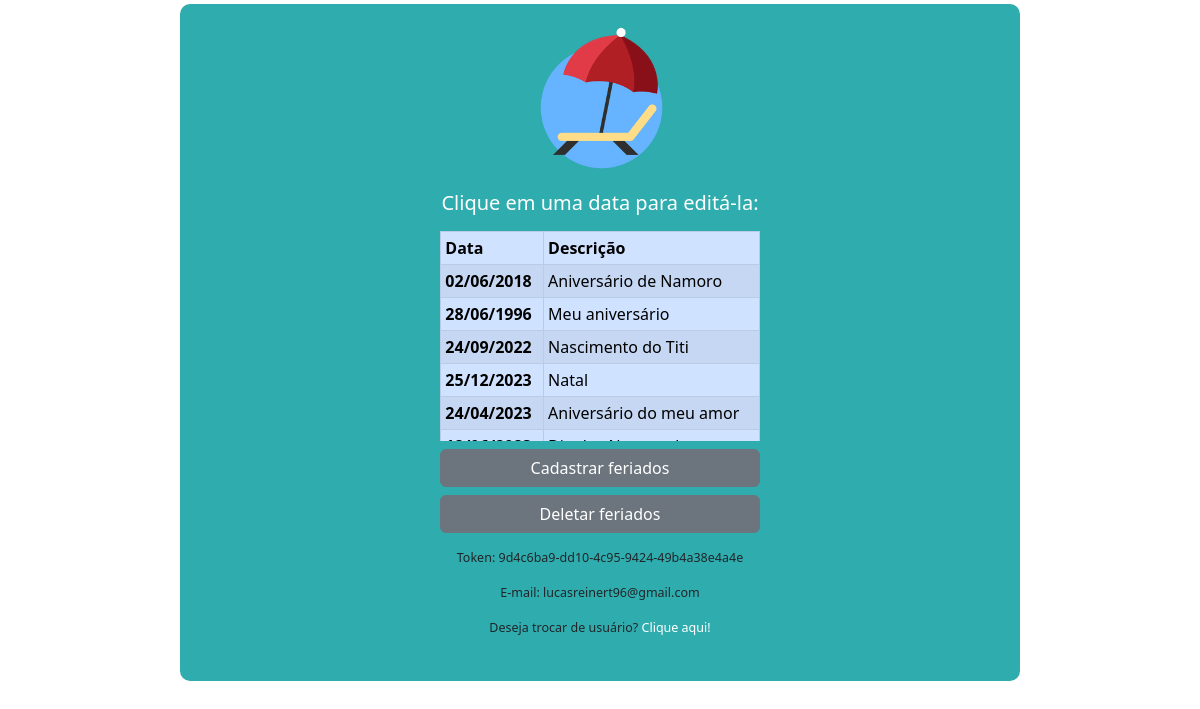
Page /users/ (signed in) on the earlier database version.
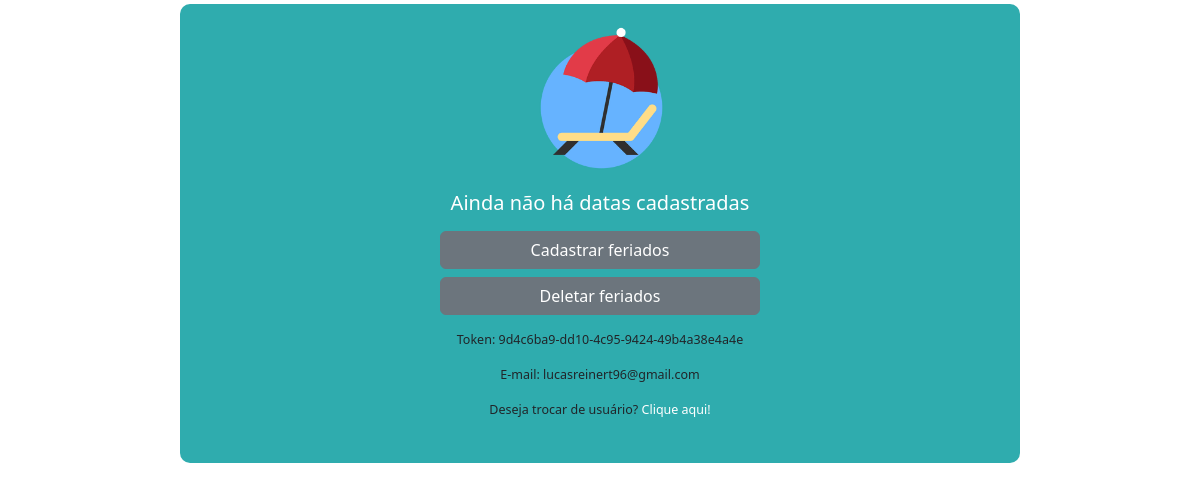
Same page on the later database version.
### datas/models.py (models this page shows, shortened)
class Feriados(models.Model):
    usuario = models.ForeignKey(CustomUser, on_delete=models.CASCADE)
    data = models.DateField()
    description = models.CharField(max_length=200, default='Não especificado')
    class Meta:
        db_table = 'tb_feriados'

### users/views.py (the view)
# urls.py: path('', views.index, name='index'),
def index(request):
    if request.user.is_authenticated:
        listar_datas = request.user.feriados_set.all()
        quantidade_datas = listar_datas.count()
        context = {
            'listar_datas': listar_datas,
            'quantidade_datas': quantidade_datas
        }
        return render(request, 'inicio/index.html', context=context)
    else:
        return render(request, 'inicio/index.html')

### users/templates/inicio/index.html (shortened to what the changed rows need)
{% extends 'base.html' %}
{% block content %}
{% load static %}
<div class="container mt-1 mb-1" style="width: 70%; background-color: #2FACAE; padding: 20px; border-radius: 10px">
    {% if not user.is_authenticated %}
        <div class="row justify-content-center">
            <div class="col-md-5 mb-1 align-self-center text-center">
                <h5>Atenção!</h5>
            </div>
        </div>
        <div class="row justify-content-center">
            <div class="col-md-5 mb-2 align-self-center text-center">
                <h5>Você não está <strong>logado!</strong></h5>
            </div>
        </div>
        <div class="row justify-content-center">
            <div class="col-md-5 mb-2 align-self-center text-center">
                <p>Para realizar o login: <a href="{% url 'login' %}">Clique aqui!</a></p>
            </div>
        </div>
    {% else %}
        {% if quantidade_datas == 0 %}
            <div class="row justify-content-center">
                <div class="col-md-5 mb-2 align-self-center text-center">
                    <h5>Ainda não há datas cadastradas</h5>
                </div>
            </div>
        {% else %}
            <div class="row justify-content-center">
                <div class="col-md-5 mb-2 align-self-center text-center">
                    <h5>Clique em uma data para editá-la:</h5>
                </div>
            </div>
            <div class="row justify-content-center">
                <div class="col-md-5 mb-2 overflow-auto" style="max-height: 210px">
                    <table class="table table-sm table-striped table-primary table-hover table-bordered">
                        <thead>
                            <tr>
                                <th scope="col">Data</th>
                                <th scope="col">Descrição</th>
                            </tr>
                        </thead>
                        <tbody>
                        {% for data in listar_datas %}
                            <tr onclick="window.location='{% url 'datas:editar_feriados' data.pk %}';">
                                <th scope="row">{{ data.data| date:"d/m/Y" }}</th>
                                <td>{{ data.description }}</td>
                            </tr>
                        {% endfor %}
                        </tbody>
                    </table>
                </div>
            </div>
        {% endif %}
    {% endif %}
</div>
{% endblock %}

Differences in the rows shown:
removed Feriados: data "02/06/2018", description "Aniversário de Namoro"
removed Feriados: data "28/06/1996", description "Meu aniversário"
removed Feriados: data "24/09/2022", description "Nascimento do Titi"
removed Feriados: data "25/12/2023", description "Natal"
removed Feriados: data "24/04/2023", description "Aniversário do meu amor"
Other differences:
text no longer shown: "Clique em uma data para editá-la: Data Descrição"
text now shown: "Ainda não há datas cadastradas"
